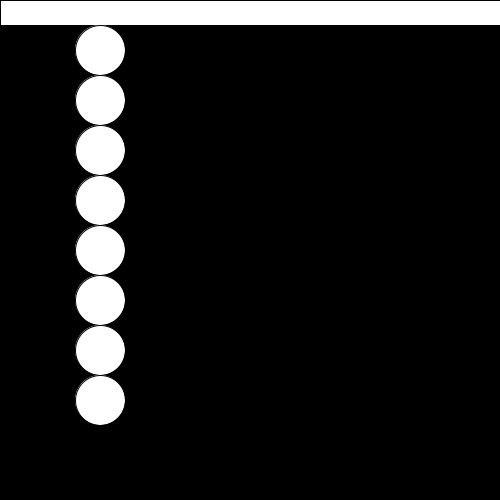
Frame 1 (no input)
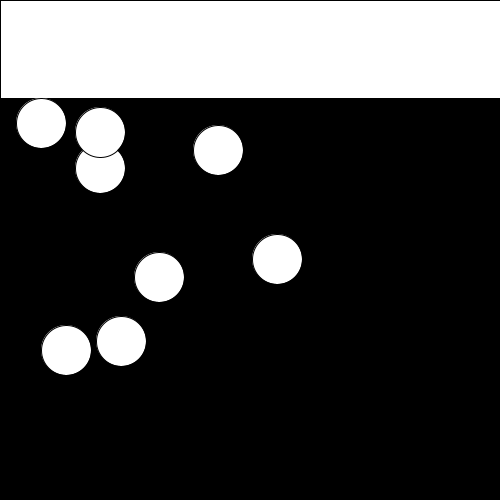
Frame 60 (the mouse pressed at the canvas centre just before this capture)
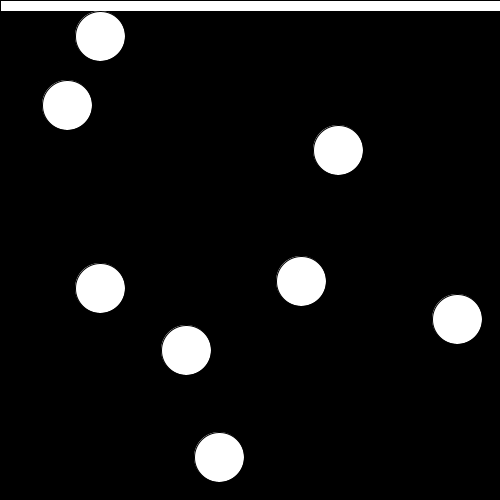
Frame 120 (the mouse held since frame 60 and released just before this capture)

The Processing sketch that drew these frames (run headless with seeded random() and noise(); from frame 60 on, the mouse is pressed at the canvas centre):

// Processing sketch: Lab6
// ── Lab6.pde
float[] xValues = {100, 100, 100, 100, 100, 100, 100, 100};
float[] yValues = {50, 100, 150, 200, 250, 300, 350, 400};
int[] dxValues = {0, 1, 2, 3, 0, -1, -2, -3};
int[] dyValues = {2, 3, 0, 1, -2, -3, 0, -1};
int r = 25;

void drawBalls(int i, int len) {
  if(i < len) {
    ellipse(xValues[i], yValues[i], 2 * r, 2 * r);
    drawBalls(i + 1, len);
  }
}

void moveBalls(int i, int len) {
  if(i < len) {
    xValues[i] += dxValues[i];
    yValues[i] += dyValues[i];
    moveBalls(i + 1, len);
  }
}

void checkBalls(int i, int len) {
  if(i < len) {
    if(xValues[i] - r < 0 || xValues[i] + r > 500) {
      dxValues[i] *= -1;
    }
    if(yValues[i] - r < 0 || yValues[i] + r > 500) {
      dyValues[i] *= -1;
    }
    checkBalls(i + 1, len);
  }
}

float computeMin(int i, int len) {
  if(i < len - 1) {
    float current = yValues[i] - r;
    float min = computeMin(i + 1, len);
    if(current < min) {
      return current;
    } else {
      return min;
    }
  } else {
    return yValues[i] - r;
  }
}

void setup() {
 size(500, 500);
 background(0);
 fill(255);
}

void draw() {
  background(0);
  float min = computeMin(0, xValues.length);
  rect(0, 0, 500, min);
  drawBalls(0, xValues.length);
  moveBalls(0, xValues.length);
  checkBalls(0, xValues.length);
}
